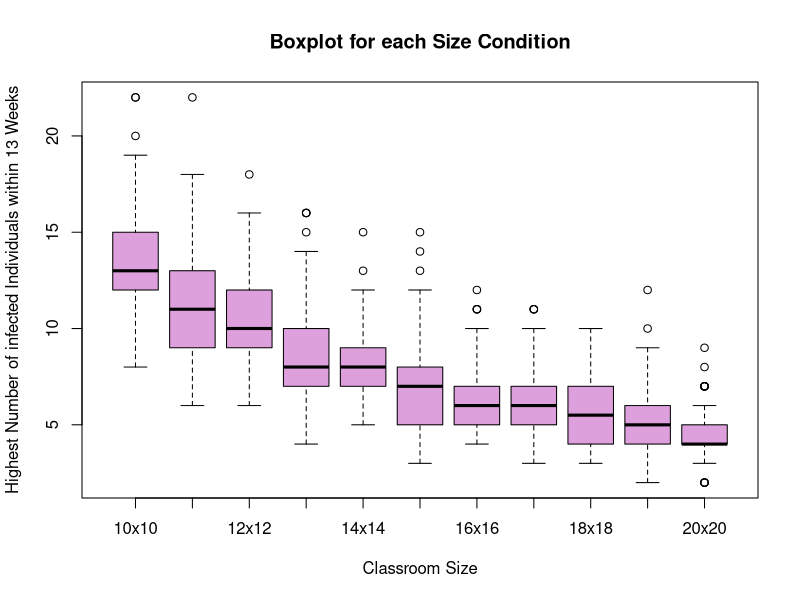
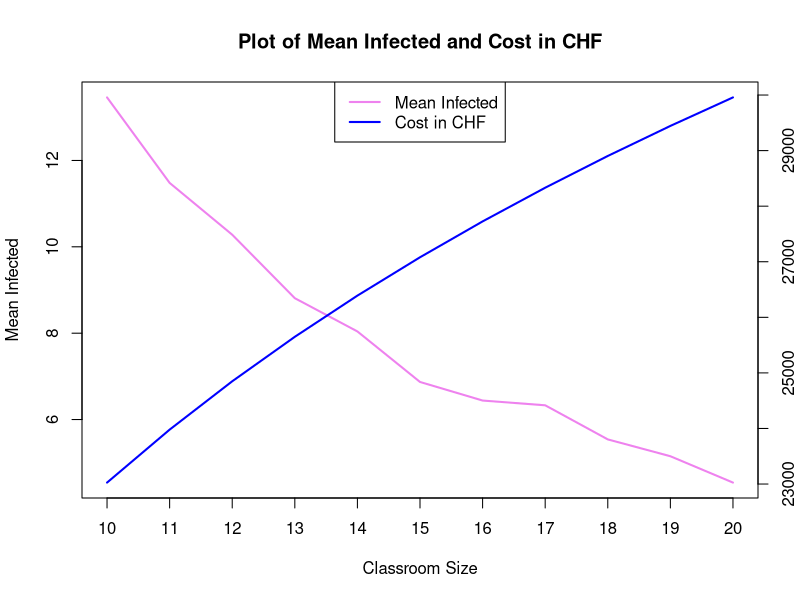
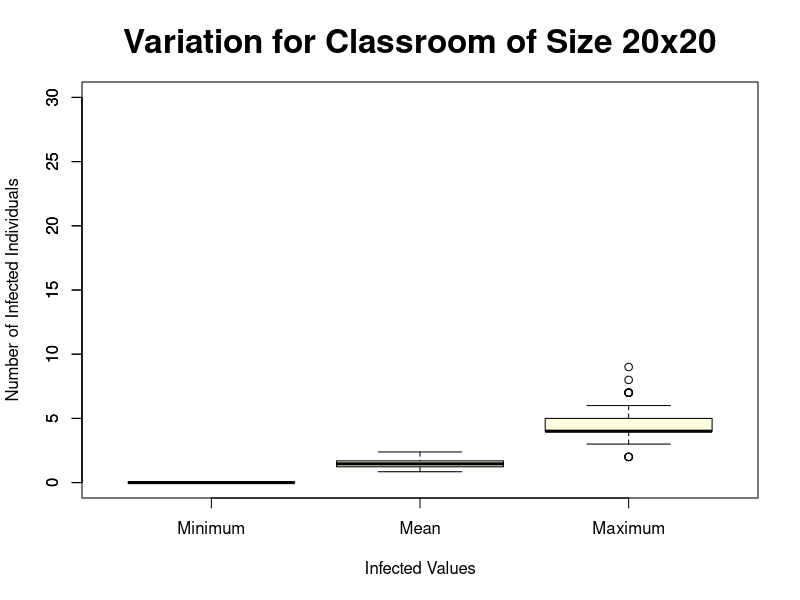

Recreate these plots in R, in order.
####### Infection_spread_students_1.0.3.R
#### update: commented up to ####7 + fixed console spamming


#### 0. Set working directory ####
# clear environment and set working directory
rm(list=ls())
# setwd("~/UZH/Agent-based modelling in R/Agend_based_model") #Hyewon
# setwd("~/Documents/GitHub/Agend_based_model") #Miriam
# setwd("C:/Users/Laura Andres/Documents/GitHub/Agend_based_model/") #Laura


#### 1. Determine Parameters ####
beta <- 0.3
students <- 100
transmission_dist <- 1.5 # in number of seats between students. dist 1 = one seat(60cm)
random_absence <- 0.05 # absence of student for reasons other than illness
lectures_per_week <- 1 # per week
weeks <- 13 # fix in the end to 18 weeks -> one semester + study phase
initial_prob <- 0.05
rounds <- lectures_per_week*weeks

#### 2. Make a dataframe that monitors student status each week(round) ####
new_meta=function(){
  meta=data.frame(
    infected = rep(NA, rounds),
    infected_random = NA,
    immunity = NA,
    recovering = NA,
    sick_but_going = NA,
    mean_stored = NA
  )
  return(meta)
}

#### 3. Make a dataframe that contains student information. Will be renewed every week(round) ####
new_health=function(){
  health <- data.frame(
    ID = 1:students,
    infected_pre = 0,
    absence = 0,
    location = 0,
    row=0,
    col=0,
    missed_rounds = 0, 
    past_affections = 0, 
    p = 0, #probability of getting infected
    infected_post = 0, #infection status after this round
    immunity = 0,
    sick_but_going = 0)
  return(health)
}


#### 4. Get infection status for each week(round) ####
one_round=function(nth_round, beta, students, transmission_dist,random_absence,lectures_per_week,weeks,initial_prob,rounds, meta, seats, health){
  # 4a. Randomly assign seats for attending students
  ## 1) check absence
  ### absence due to voluntary decision (random absence)
  health$absence <- sample(0:1, students, replace = TRUE, prob = c(1-random_absence, random_absence))
  ### absence due to infection
  health$absence[which(health$missed_rounds>=1)] <- 1
  
  ## 2) assign seats to attending students
  attending_students <- which(health$absence==0)
  health$location[attending_students] <- sample(1:nrow(seats), length(attending_students), replace = FALSE)
  health$row[attending_students] <- seats$rows[health$location]
  health$col[attending_students] <- seats$cols[health$location]
  
  
  # 4b. Calculate probability of infection for each students
  ## 1) assign students - who are not immune - who got infected outside of class by chance
  possible_hosts <- which(health$immunity == 0)
  infected_lastround <- which(health$infected_pre==1) # save students who got infected in class
  health$infected_pre[possible_hosts] <- sample(0:1, length(possible_hosts), replace = TRUE, prob=c(1-initial_prob,initial_prob))
  infected_random <- setdiff(which(health$infected_pre[possible_hosts] == 1), infected_lastround) # vector of students who got infected outside of class by chance
  health$immunity[which(health$infected_pre == 1)] <- 1 # students who are infected are immune
  
  
  ## 2) calculate probability of infection for each students
  #distance matrix for all seats
  distances <- as.matrix(dist(cbind(health$row,health$col)))
  distances <- distances[,which(health$infected_pre==1), drop=FALSE]
  #get number of exposures for each students
  health$exposures <- rowSums(distances<=transmission_dist)
  #get probability of infection by number of exposures
  health$p <- 1-(1-beta)^health$exposures
  
  # 4c. From the probabilities, determine which student get infected
  for(i in 1:nrow(health)){
    if(health$immunity[i] == 1){
      health$infected_post[i] <- 0
    } else{
      health$infected_post[i] <- sample(0:1, 1, prob = c(1-health$p[i],health$p[i]))
    }
  }
  
  # 4d. Loop for each week and track infection status each round
  ## 1) update infection status in "meta" dataframe
  meta$infected[nth_round] <- sum(health$infected_post)
  meta$immunity[nth_round] <- sum(health$immunity)
  meta$recovering[nth_round] <- length(which(health$missed_rounds>=1))
  meta$sick_but_going[nth_round] <- length(which(health$sick_but_going>=1))
  meta$infected_random[nth_round] <- length(infected_random)
  
  ## 2) renew "health" dataframe for next week(round)
  ### determine student who will stay home due to infection and return to school after recovery
  quarantine <- c(which(health$sick_but_going==lectures_per_week), infected_random)
  back_to_school <- which(health$missed_rounds==lectures_per_week)
  ### clear infection status of students in quarantine
  health$sick_but_going[quarantine] <- 0
  health$infected_post[quarantine] <- 0
  ### count missed rounds of students in quarantine
  health$missed_rounds[quarantine] <- health$missed_rounds[quarantine]+1
  ### get students back to class
  health$missed_rounds[back_to_school] <- 0
  health$infected_pre[back_to_school] <- 0
  # add counts for students who got sick and still goes to school 
  health$sick_but_going[which(health$infected_post==1)] <- health$sick_but_going[which(health$infected_post==1)] +1
  #transfer infected_post as infect_pre of next round
  health$infected_pre <- health$infected_post
  #clear other columns
  health$attendance <- 0
  health$location <- 0
  health$p <- 0
  health$infected_post <- 0
  
  ## 3) get mean for the defined weeks (now 13 weeks)
  if(nth_round <= weeks) {
    meta$infected_stored[nth_round] <- meta$infected[nth_round]
  } else {
    meta$infected_stored[nth_round] <- 0
  }
  
  
  return(list(health = health, meta = meta))
}


#### 5. Prepare - conditions(number of seats), number of simulations, dataframe to track results - to run the simulation ####
n=100 # number of simulations
nrows <- ncols <- c(10:20) # conditions
max_values_df= data.frame(matrix(NA, nrow = n, ncol = length(nrows))) # make empty dataframe that will store all peaks of infection for each condition
colnames(max_values_df) <- c("10x10", "11x11", "12x12", "13x13", "14x14", "15x15", "16x16", "17x17", "18x18", "19x19", "20x20")

#### 6. Run simulations for each conditions ####
for(j in nrows) {
  # 6a. make a classroom with j rows of seats
  seats <- expand.grid(rows=1:j, cols=1:j) 
  seats$ID <- 1:nrow(seats) # "seats" dataframe - rows, columns, ID
  
  # 6b. make a dataframe to track result in each simulation
  column_names <- paste("trial", 1:n, sep= "_")
  infected_df <- data.frame(matrix(NA, nrow = rounds, ncol = n))
  colnames(infected_df) <- column_names
  
  ## empty vector to update means of infected students
  mean_simulation=rep(NA, n)
  
  # repeat simulation 100 times for each conditions (for statistical validation)
  # 6c. simulate for each condtion n times
  for(trial in 1:n){
    health=new_health()
    meta=new_meta()
    for(nth_round in 1:rounds) {
      results <- one_round(nth_round, beta, students, transmission_dist,random_absence,lectures_per_week,weeks,initial_prob,rounds, meta, seats, health)
      health <- results$health
      meta <- results$meta
    }
    
    ## update mean of infected students
    meta[is.na(meta)]=0
    mean_one_simulation <- sum(meta$infected_stored)/weeks
    mean_simulation[trial]=mean_one_simulation
    
    ## update the result - infected_df - dataframe
    infected_df[trial]=meta$infected
  }
  
  # 6d. get descriptive values from infected_df
  ## set NA as 0
  infected_df[is.na(infected_df)]=0
  
  ## get means and sd and max and min
  mean_weeks=rowMeans(infected_df)
  sd_weeks=apply(infected_df,1,sd)
  sd_simulation=apply(infected_df,2,sd)
  max_simulation=apply(infected_df,2,max)
  min_simulation=apply(infected_df,2,min)
  
  # 6e. update max_values_df
  max_values_df[j-9]=max_simulation
}


#### 7. Get means of maximum value ####
max_means=colMeans(max_values_df)
max_sd=apply(max_values_df, 1, sd)


#### 8. Plot results ####

# Boxplot for each Classroom size and its highest number of infected students within the 13 weeks
boxplot(max_values_df, 
        main = "Boxplot for each Size Condition", 
        xlab = "Classroom Size", 
        ylab = "Highest Number of infected Individuals within 13 Weeks", 
        col = "#DDA0DD")

# Plot the optimum of size and cost
## max_means and max_sd 
max_means <- colMeans(max_values_df)
max_sd <- apply(max_values_df, 1, sd)

## Define cost based on classroom size using a logarithmic scale
classroom <- 10:20
starting_value <- 10000

## Use a logarithmic function to define the cost
cost <- starting_value * log(classroom)

## Plot mean infected
plot(x = classroom, y = max_means, type = 'l', col = 'violet', lwd = 2, ylab = 'Mean Infected', xlab = 'Classroom Size', xaxt = 'n')
axis(1, at = classroom)

## Overlay log(Cost)
par(new = TRUE)
plot(x = classroom, y = cost, type = 'l', col = 'blue', lwd = 2, axes = FALSE, xlab = '', ylab = '')
axis(4) 
mtext("Cost in CHF", side = 4, line = 2, col = "blue")

## Add legends
legend("top", legend = c("Mean Infected", "Cost in CHF"), col = c("violet", "blue"), lty = 1, lwd = 2)

## Add a title
title(main = "Plot of Mean Infected and Cost in CHF")

# Boxplot for highest, lowest and mean value over the 13 weeks
## Make a dataframe with max, min, mean
values_df <- data.frame(Minimum = min_simulation, Mean = mean_simulation, Maximum = max_simulation)

## Plot it
boxplot(values_df, 
        main = "Variation for Classroom of Size 20x20", 
        xlab = "Infected Values", 
        ylab = "Number of Infected Individuals", 
        col = "lightyellow", #for other plots: lightblue, lightgreen
        ylim = c(0,30),
        cex.axis = 1.0, cex.lab = 1.0, cex.main = 2) #adjust size of text
axis(2, at = seq(0, 30, by = 5))
## Comment: This was adjusted manually for size 10x10, 15x15, and 20x20 as it was easier for as to do so than store informaion within a loop


##############
